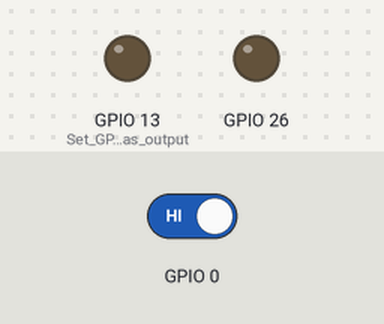
Bench run of a program on a simulated ESP32. On the bench: output pins drawn as LEDs (lit = HIGH). Dashed ring = blinking. The inputs (shaded band) are chosen by the test bench; at power-on: GPIO 0 HIGH.

Above: at 2.2 s.
2.3 s: GPIO 0 driven LOW
At 2.7 s:
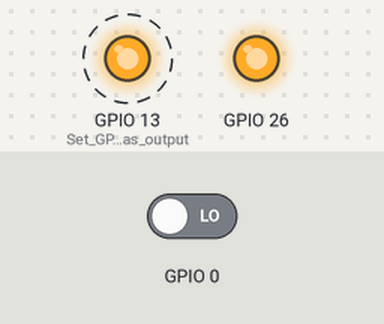
5.3 s: GPIO 0 driven HIGH
At 5.7 s:
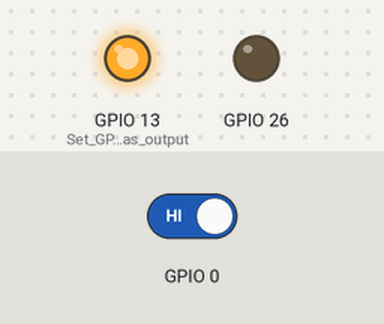
Timing chart, 0 to 8.3 s (numbered marks = the images above; inputs shaded):
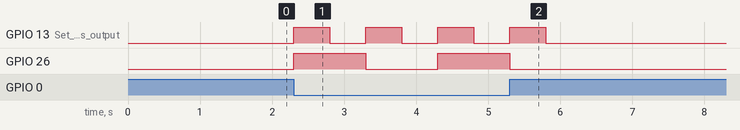

The program:

main.cpp
```cpp
#include <Arduino.h>

// put function declarations here:
int myFunction(int, int);

void setup()
{
  // put your setup code here, to run once:
  Serial.begin(115200);
  delay(1000);
  pinMode(26, OUTPUT);
  pinMode(0, INPUT);
  pinMode(13, OUTPUT); // Set GPIO pin 2 as output
}

void loop()
{

  if (digitalRead(0) == LOW)
  {
    digitalWrite(13, HIGH); // Turn LED on
    digitalWrite(26, HIGH);
    delay(500);             // Wait for 1 second
    digitalWrite(13, LOW);  // Turn LED off
    delay(500);             // Wait for 1 second
    digitalWrite(13, HIGH); // Turn LED on
    digitalWrite(26, LOW);
    delay(500);            // Wait for 1 second
    digitalWrite(13, LOW); // Turn LED off
    delay(500);            // Wait for 1 second
  }
}

// put function definitions here:
int myFunction(int x, int y)
{
  return x + y;
}
```

Measured:
- after the input at 2.3 s, GPIO 13 (Set_GPIO_pin_2_as_output): alternates HIGH for 0.50 s and LOW for 0.50 s, starting at once; GPIO 26: LOW → HIGH at once, → LOW 1.0 s later, → HIGH 1.0 s later
- after the input at 5.3 s, GPIO 13 (Set_GPIO_pin_2_as_output): goes on until 5.8 s, then stays LOW; GPIO 26: goes on until 5.3 s, then stays LOW
